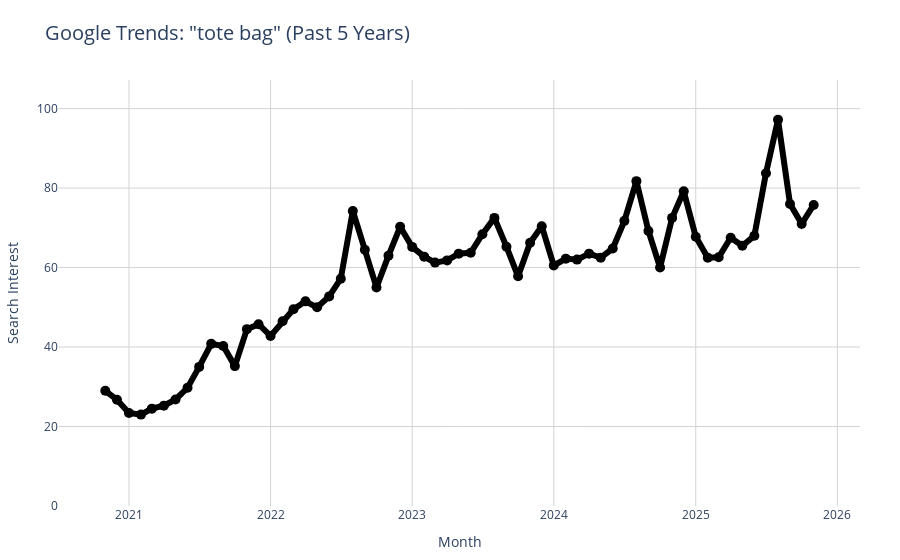

Source (notebook cell):
### Markdown cell above
### 📊 TOTE BAG

### Code cell
# PLOT 2
import pandas as pd
from pytrends.request import TrendReq
import plotly.express as px

# 1. Connect to Google Trends
pytrends = TrendReq(hl='en-US', tz=0)

# 2. Set keyword and timeframe for the past 5 years
keyword = ["tote bag"]
pytrends.build_payload(keyword, timeframe="today 5-y", geo="", gprop="")

# 3. Fetch interest over time
df = pytrends.interest_over_time()
df = df.reset_index()

# 4. Aggregate monthly
df['month'] = df['date'].dt.to_period('M')
monthly_df = df.groupby('month')[keyword].mean().reset_index()
monthly_df['month'] = monthly_df['month'].dt.to_timestamp()

# 5. Create interactive plot
fig = px.line(monthly_df, x='month', y='tote bag', markers=True,
              title='Google Trends: "tote bag" (Past 5 Years)',
              labels={'month': 'Month', 'tote bag': 'Search Interest'})

# 6. Customize colors, line thickness, and layout (black line and dots)
fig.update_traces(marker=dict(size=10, color='black'),
                  line=dict(color='black', width=6))

fig.update_layout(
    plot_bgcolor='white',
    paper_bgcolor='white',
    xaxis=dict(showline=False, showgrid=True, gridcolor='lightgray', zeroline=False),
    yaxis=dict(showline=False, showgrid=True, gridcolor='lightgray', zeroline=False,
               range=[0, monthly_df['tote bag'].max() + 10]),
    title=dict(font=dict(size=20)),
    margin=dict(l=40, r=40, t=80, b=40)
)

fig.show()

### Figure 1 — Plotly figure (JSON) as saved in the notebook; plotly's stock layout.template omitted (floating-point values rounded to 4 significant figures)
{"data": [{"hovertemplate": "Month=%{x}<br>Search Interest=%{y}<extra></extra>", "legendgroup": "", "line": {"color": "black", "dash": "solid", "width": 6}, "marker": {"color": "black", "size": 10, "symbol": "circle"}, "mode": "lines+markers", "name": "", "orientation": "v", "showlegend": false, "type": "scatter", "x": ["2020-11-01T00:00:00", "2020-12-01T00:00:00", "2021-01-01T00:00:00", "2021-02-01T00:00:00", "2021-03-01T00:00:00", "2021-04-01T00:00:00", "2021-05-01T00:00:00", "2021-06-01T00:00:00", "2021-07-01T00:00:00", "2021-08-01T00:00:00", "2021-09-01T00:00:00", "2021-10-01T00:00:00", "2021-11-01T00:00:00", "2021-12-01T00:00:00", "2022-01-01T00:00:00", "2022-02-01T00:00:00", "2022-03-01T00:00:00", "2022-04-01T00:00:00", "2022-05-01T00:00:00", "2022-06-01T00:00:00", "2022-07-01T00:00:00", "2022-08-01T00:00:00", "2022-09-01T00:00:00", "2022-10-01T00:00:00", "2022-11-01T00:00:00", "2022-12-01T00:00:00", "2023-01-01T00:00:00", "2023-02-01T00:00:00", "2023-03-01T00:00:00", "2023-04-01T00:00:00", "2023-05-01T00:00:00", "2023-06-01T00:00:00", "2023-07-01T00:00:00", "2023-08-01T00:00:00", "2023-09-01T00:00:00", "2023-10-01T00:00:00", "2023-11-01T00:00:00", "2023-12-01T00:00:00", "2024-01-01T00:00:00", "2024-02-01T00:00:00", "2024-03-01T00:00:00", "2024-04-01T00:00:00", "2024-05-01T00:00:00", "2024-06-01T00:00:00", "2024-07-01T00:00:00", "2024-08-01T00:00:00", "2024-09-01T00:00:00", "2024-10-01T00:00:00", "2024-11-01T00:00:00", "2024-12-01T00:00:00", "2025-01-01T00:00:00", "2025-02-01T00:00:00", "2025-03-01T00:00:00", "2025-04-01T00:00:00", "2025-05-01T00:00:00", "2025-06-01T00:00:00", "2025-07-01T00:00:00", "2025-08-01T00:00:00", "2025-09-01T00:00:00", "2025-10-01T00:00:00", "2025-11-01T00:00:00"], "xaxis": "x", "y": [29, 26.75, 23.4, 23, 24.5, 25.25, 26.8, 29.75, 35, 40.8, 40.25, 35.2, 44.5, 45.75, 42.8, 46.5, 49.5, 51.5, 50, 52.75, 57.2, 74.25, 64.5, 55, 63, 70.25, 65.2, 62.75, 61.25, 61.8, 63.5, 63.75, 68.4, 72.5, 65.25, 57.8, 66.25, 70.4, 60.5, 62.25, 62, 63.5, 62.5, 64.8, 71.75, 81.75, 69.2, 60, 72.5, 79.2, 67.75, 62.5, 62.6, 67.5, 65.5, 68, 83.75, 97.2, 76, 71, 75.75], "yaxis": "y"}], "layout": {"legend": {"tracegroupgap": 0}, "margin": {"b": 40, "l": 40, "r": 40, "t": 80}, "paper_bgcolor": "white", "plot_bgcolor": "white", "title": {"font": {"size": 20}, "text": "Google Trends: \"tote bag\" (Past 5 Years)"}, "xaxis": {"anchor": "y", "domain": [0, 1], "gridcolor": "lightgray", "showgrid": true, "showline": false, "title": {"text": "Month"}, "zeroline": false}, "yaxis": {"anchor": "x", "domain": [0, 1], "gridcolor": "lightgray", "range": [0, 107.2], "showgrid": true, "showline": false, "title": {"text": "Search Interest"}, "zeroline": false}}}
